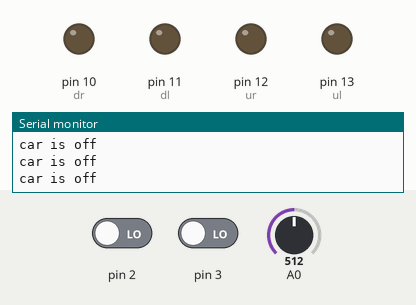
Recording of a sketch running on a simulated Arduino Uno, built with avr-gcc and run on an emulated ATmega328P. Shown: output pins drawn as LEDs (lit = HIGH), the last lines printed to the serial monitor. The inputs (shaded band) are chosen by the test bench; at power-on: pin 2 LOW, A0 = 512, pin 3 LOW.

Above: at 1.2 s.
1.3 s: pin 2 driven HIGH
At 1.7 s:
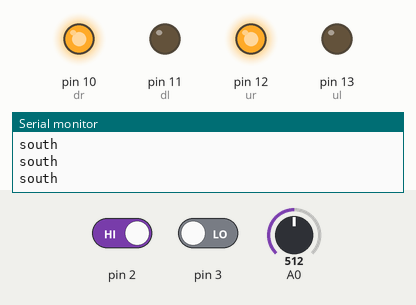
2.8 s: A0 set to 286
5.8 s: A0 set to 269
At 6.4 s:
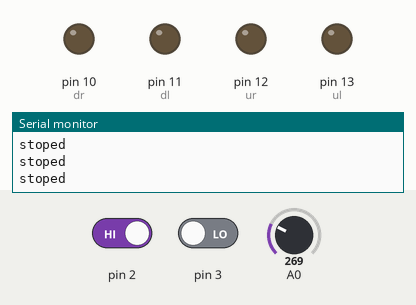
7.7 s: A0 set to 250
At 8.9 s:
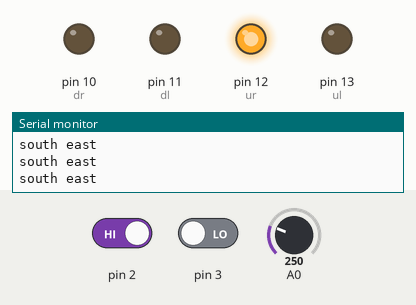
9.2 s: pin 3 driven HIGH
At 10.4 s:
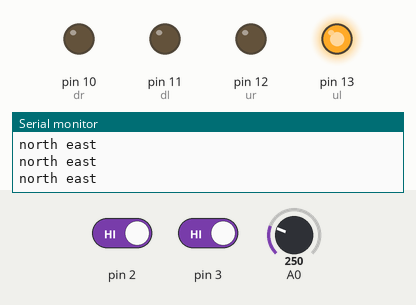
10.7 s: A0 set to 270
At 11.4 s:
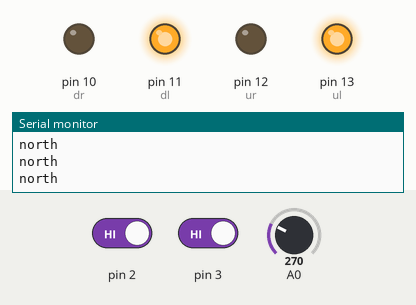
Timing chart, 0 to 13.2 s (numbered marks = the images above; inputs shaded):
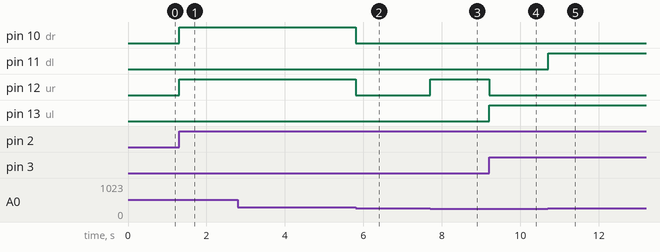

Measured:
- the behaviour switches between 270 and 269 on A0 (found by bisection; images 1 and 2)
- after the input at 1.3 s, pin 10 (dr), pin 12 (ur): LOW → HIGH at once
- after the input at 5.8 s, pin 10 (dr), pin 12 (ur): HIGH → LOW at once
- after the input at 7.7 s, pin 12 (ur): LOW → HIGH at once
- after the input at 9.2 s, pin 12 (ur): HIGH → LOW at once; pin 13 (ul): LOW → HIGH at once
- after the input at 10.7 s, pin 11 (dl): LOW → HIGH at once

The sketch:

L.ino
```cpp
int v = 0;
int ul = 13;
int ur = 12;
int dl = 11;
int dr = 10;
int b = 0;
int d = 0;

void setup() {
  pinMode(ur, OUTPUT);
  pinMode(ul, OUTPUT);
  pinMode(dr, OUTPUT);
  pinMode(dl, OUTPUT);
  pinMode(A0, INPUT);
  pinMode(3, INPUT);
  pinMode(2, INPUT);

  Serial.begin(9600);
}

void loop() {
  v = analogRead(A0);
  b = digitalRead(2);
  d = digitalRead(3);

  if(b==1){
    if(v >= 0 && v<=260 && d==1){
      //north east
      digitalWrite(13,HIGH);
      digitalWrite(12,LOW);
      digitalWrite(11,LOW);
      digitalWrite(10,LOW);
      Serial.println("north east");
    }
    else if(v >= 0 && v<=260 && d==0){
      //south east
      digitalWrite(13,LOW);
      digitalWrite(12,HIGH);
      digitalWrite(11,LOW);
      digitalWrite(10,LOW);
      Serial.println("south east");

    }
    else if(v <= 1023 && v>=770 && d==1){
      //north west
      digitalWrite(13,LOW);
      digitalWrite(12,LOW);
      digitalWrite(11,HIGH);
      digitalWrite(10,LOW);
      Serial.println("north west");

    }
    else if(v <= 1023 && v>=770 && d==0){
      //south west
      digitalWrite(13,LOW);
      digitalWrite(12,LOW);
      digitalWrite(11,LOW);
      digitalWrite(10,HIGH);
      Serial.println("south west");
    }
    else if(v >=270 && v<=760 && d==1){
      //north
      digitalWrite(13,HIGH);
      digitalWrite(12,LOW);
      digitalWrite(11,HIGH);
      digitalWrite(10,LOW);
      Serial.println("north");
    }
    else if(v >=270 && v<=760 && d==0){
      //south
      digitalWrite(13,LOW);
      digitalWrite(12,HIGH);
      digitalWrite(11,LOW);
      digitalWrite(10,HIGH);
      Serial.println("south");
    }

    else{
      digitalWrite(13,LOW);
      digitalWrite(12,LOW);
      digitalWrite(11,LOW);
      digitalWrite(10,LOW);
      Serial.println("stoped");
    }
  }
  else{
    digitalWrite(13,LOW);
    digitalWrite(12,LOW);
    digitalWrite(11,LOW);
    digitalWrite(10,LOW);
    Serial.println("car is off");
  }
}
```
